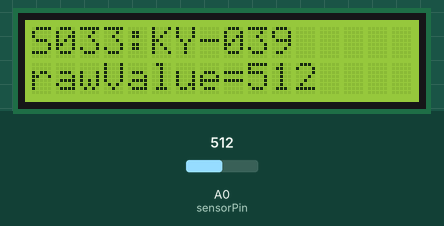
The sketch below on a simulated Arduino Uno, built with avr-gcc and run on an emulated ATmega328P. Parts: 16×2 character LCD. The inputs (shaded band) are chosen by the test bench; at power-on: A0 (sensorPin) = 512. What the sketch prints to the serial monitor is not drawn.

Above: at 2.2 s.
2.3 s: A0 (sensorPin) set to 716
At 3.5 s:
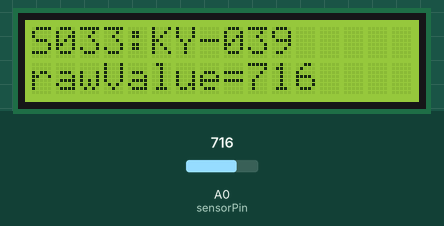
3.8 s: A0 (sensorPin) set to 900
At 5.0 s:
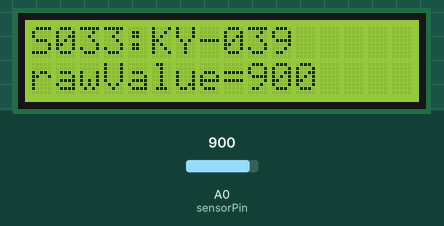
5.3 s: A0 (sensorPin) set to 1023
At 6.4 s:
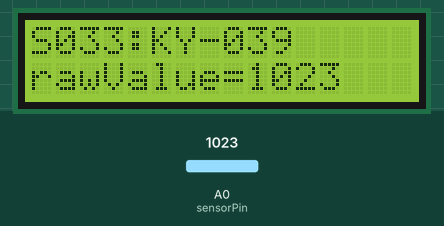
Timing chart, 0 to 8.3 s (numbered marks = the images above; inputs shaded):
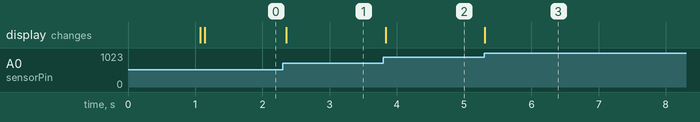

The sketch:

sensor_caridaco2.ino
```cpp
#include <Wire.h>
#include "LiquidCrystal.h"

#define HBDEBUG(i)
// inicializar la libreria asociadno los pines necesarios
const int rs = 8, en = 9, d4 =13 , d5 = 12, d6 = 11, d7 = 10;
LiquidCrystal lcd(rs, en, d4, d5, d6, d7);
int sensorPin = A0;
double alpha = 0.75;
int period = 100;
double change = 0.0;
double minval = 0.0;
const int delayMsec = 60; // 100msec per sample

void setup()
{

  lcd.begin(16,2);

  lcd.print("start LCD2004");
  Serial.begin(9600);
  delay(1000);

  lcd.clear();
}

void loop()
{

  lcd.setCursor(0,0);
  lcd.print("S033:KY-039");


  static double oldValue = 0;
  static double oldChange = 0;
  int rawValue = analogRead (sensorPin);
  double value = alpha * oldValue + (1 - alpha) * rawValue;

  lcd.setCursor(0,1);
  lcd.print("rawValue=" + (String)rawValue + "   ");

  oldValue = value;


  static int beatMsec = 0;
  int heartRateBPM = 0;

  if (heartbeatDetected(sensorPin, delayMsec)) {
    heartRateBPM = 60000 / beatMsec;
    //digitalWrite(ledPin,1);

    // Print msec/beat and instantaneous heart rate in BPM
    //Serial.print(beatMsec);

    lcd.setCursor(0,1);
    lcd.print("beatMsec=" + (String)beatMsec + "    ");


    lcd.setCursor(0,2);
     lcd.print("BPM=" + (String)heartRateBPM + "    ");

    beatMsec = 0;
  } else {
    //digitalWrite(ledPin,0);
  }

  delay(delayMsec);
  beatMsec += delayMsec;


  //delay (period);
}

bool heartbeatDetected(int IRSensorPin, int delay)
{
  static int maxValue = 0;
  static bool isPeak = false;
  int rawValue;
  bool result = false;

  rawValue = analogRead(IRSensorPin);
  // Separated because analogRead() may not return an int
  rawValue *= (1000/delay);
  HBDEBUG(Serial.print(isPeak); Serial.print("p, "));
  HBDEBUG(Serial.print(rawValue); Serial.print("r, "));
  HBDEBUG(Serial.print(maxValue); Serial.print("m, "));

  // If sensor shifts, then max is out of whack.
  // Just reset max to a new baseline.
  if (rawValue * 4L < maxValue) {
    maxValue = rawValue * 0.8;
    HBDEBUG(Serial.print("RESET, "));
  }

  // Detect new peak
  if (rawValue > maxValue - (1000/delay)) {
    if (rawValue > maxValue) {
      maxValue = rawValue;
    }
    // Only return true once per peak.
    if (isPeak == false) {
      result = true;
      Serial.print(result); Serial.print(",  *");
    }
    isPeak = true;
  } else if (rawValue < maxValue - (3000/delay)) {
    isPeak = false;
    maxValue-=(1000/delay);
 }
HBDEBUG(Serial.print("\n"));
  return result;
}
```

Measured:
- after the input at 2.3 s, the display: changes after 0.06 s (image 1)
- after the input at 3.8 s, the display: changes at once (image 2)
- after the input at 5.3 s, the display: changes at once (image 3)
